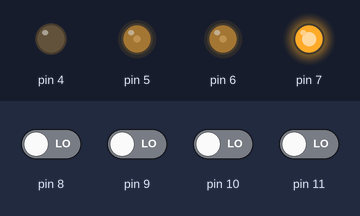
A sketch run on a simulated Arduino Uno, built with avr-gcc and run on an emulated ATmega328P. Shown: output pins drawn as LEDs (lit = HIGH). The test bench sets the inputs (shaded band); at power-on: pin 8–11 LOW. What the sketch prints to the serial monitor is not drawn.

Above: at 1.2 s.
1.3 s: pin 9 driven HIGH
At 1.8 s:
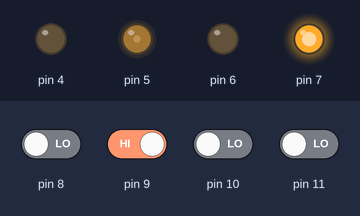
2.8 s: pin 8 driven HIGH
At 4.0 s:
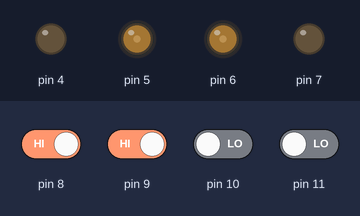
4.3 s: pin 8 driven LOW
At 5.2 s:
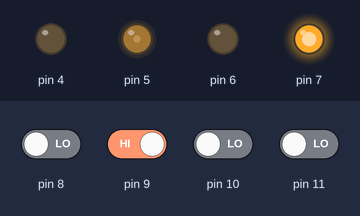
5.8 s: pin 10 driven HIGH
At 7.2 s:
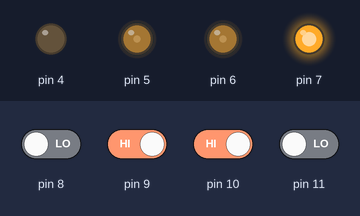
8.8 s: pin 9 driven LOW
At 9.5 s:
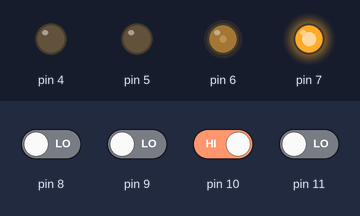
10.3 s: pin 11 driven HIGH
At 11.2 s:
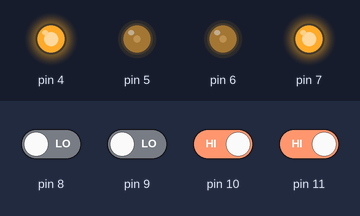
Timing chart, 0 to 12.8 s (numbered marks = the images above; inputs shaded):
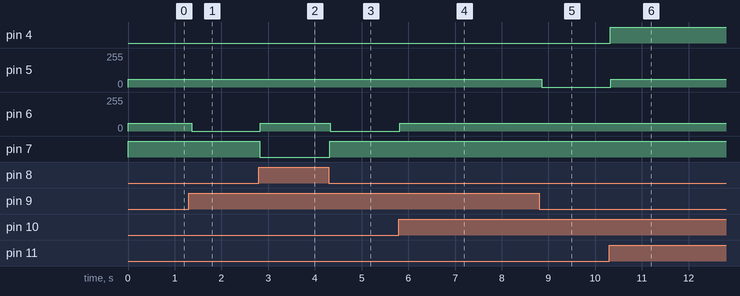

The sketch:

main_programm_improve.ino
```cpp
#include <QTRSensors.h>//初始化QTR库
QTRSensors qtr;
const uint8_t SensorCount = 4;
uint16_t sensorValues[SensorCount];
//备注：电机控制4（方向）,5（转速）高电平，右轮（一号电机）反转（倒车）；电机控制6（转速）,7（方向）高电平，左轮（二号电机）正转（前进）
//自定义变量
//定义：右电机代号1，左电机代号2
int Y = 1;
int Z = 2;
int t = 10; //制动时间(ms)
int max_speed = 60; //最大速度
int yz_IR = 1200; //红外感光器阈值
int jiancha = 10; //系统自检时间
float d = max_speed / (t / jiancha); //每次速度变化幅度
float yz_gm = 50; //光敏电阻触发阈值（电压）
int pin_gm = A0; //光敏接口针脚
int ini_gm = 200;
int zt = 0; //状态数，初始为0（关闭）
int zt_z2 = 0;
int zt_z1 = 0;
int zt_y1 = 0;
int zt_y2 = 0;
int w_r_speed;
int qibu_t = 10;
int qibu_v = 254;
//自定义函数
int zt_change(float v_gm, float yz_gm, int zt) {
  if (v_gm >= yz_gm) { //没有额外照明（电阻大，电压高）
    return zt;
  }
  else { //有额外照明(v_gm<yz_gm)（电阻小，电压低）
    if (zt = 0) {
      return 1;
    } else {
      return 0;
    }
  }
}
void setup() {
  qtr.setTypeRC();
  qtr.setSensorPins((const uint8_t[]) {
    8, 9, 10, 11
  }, SensorCount);
  Serial.begin(9600);
  //左轮针脚
  pinMode(6, OUTPUT);//方向
  pinMode(7, OUTPUT);//转速
  //右轮针脚
  pinMode(4, OUTPUT);//方向
  pinMode(5, OUTPUT);//转速
  //光敏针脚
  pinMode(pin_gm, INPUT);

}

void loop() {
  //  float gm = analogRead(pin_gm); //读取光敏针脚
  //  Serial.print(gm);
  //  Serial.print('\t');
  //  Serial.println();
  //  if (gm >= yz_gm) { //没有额外照明（电阻大，电压高）
  //    zt = zt;
  //  }
  //  else if (gm<yz_gm and ini_gm>yz_gm) { //有额外照明(gm<yz_gm)（电阻小，电压低）
  //    if (zt = 0) {
  //      return 1;
  //    } else {
  //      return 0;
  //    }
  //  }
  //  ini_gm = gm;
  zt = 1;
  switch (zt) {
    case (0): //不动
      delay(jiancha);
      break;
    case 1://动
      qtr.read(sensorValues);
      for (uint8_t i = 0; i < SensorCount; i++)
      {
        Serial.print(sensorValues[i]);
        Serial.print('\t');
      }
      Serial.println();
      if (sensorValues[0] >= yz_IR) {
        zt_z2 = 1;
      } else {
        zt_z2 = 0;
      }
      if (sensorValues[1] >= yz_IR) {
        zt_z1 = 1;
      } else {
        zt_z1 = 0;
      }
      if (sensorValues[2] >= yz_IR) {
        zt_y1 = 1;
      } else {
        zt_y1 = 0;
      }
      if (sensorValues[3] >= yz_IR) {
        zt_y2 = 1;
      } else {
        zt_y2 = 0;
      }
      Serial.print(zt_z2);
      Serial.print('\t');
      Serial.print(zt_z1);
      Serial.print('\t');
      Serial.print(zt_y1);
      Serial.print('\t');
      Serial.print(zt_y2);
      Serial.print('\t');
      Serial.println();
      //检测传感器状态,左2（），左1（），右1（），右2（）
      if (zt_z2 == 0 and zt_z1 == 0 and zt_y1 == 0 and zt_y2 == 0) {
        //左2（0），左1（0），右1（0），右2（0）→前进
        //        digitalWrite(4, LOW);
        //        analogWrite(5, qibu_v);
        //        analogWrite(6, qibu_v);
        //        digitalWrite(7, HIGH);
        //        delay(qibu_t);
        digitalWrite(4, LOW);
        analogWrite(5, max_speed);
        analogWrite(6, max_speed);
        digitalWrite(7, HIGH);
        Serial.print("前进");
        Serial.print('\t');
        Serial.println();
        delay(jiancha);
      }
      else if (zt_z2 == 0 and zt_z1 == 1 and zt_y1 == 0 and zt_y2 == 0) {
        //左2（0），左1（1），右1（0），右2（0）→左轮制动，左转
        digitalWrite(4, LOW);
        analogWrite(5, max_speed);
        digitalWrite(7, HIGH);
        float r_speed = max_speed;
        while (zt_z2 == 0 and zt_z1 == 1 and zt_y1 == 0 and zt_y2 == 0 and r_speed >= 0) {
          qtr.read(sensorValues);
          if (sensorValues[0] >= yz_IR) {
            zt_z2 = 1;
          } else {
            zt_z2 = 0;
          }
          if (sensorValues[1] >= yz_IR) {
            zt_z1 = 1;
          } else {
            zt_z1 = 0;
          }
          if (sensorValues[2] >= yz_IR) {
            zt_y1 = 1;
          } else {
            zt_y1 = 0;
          }
          if (sensorValues[3] >= yz_IR) {
            zt_y2 = 1;
          } else {
            zt_y2 = 0;
          }
          w_r_speed = int(r_speed);
          analogWrite(6, w_r_speed);
          r_speed = r_speed - d;
          delay(jiancha);
        }
        if (r_speed < 0) {
          while (zt_z2 == 0 and zt_z1 == 1 and zt_y1 == 0 and zt_y2 == 0) {
            qtr.read(sensorValues);
            if (sensorValues[0] >= yz_IR) {
              zt_z2 = 1;
            } else {
              zt_z2 = 0;
            }
            if (sensorValues[1] >= yz_IR) {
              zt_z1 = 1;
            } else {
              zt_z1 = 0;
            }
            if (sensorValues[2] >= yz_IR) {
              zt_y1 = 1;
            } else {
              zt_y1 = 0;
            }
            if (sensorValues[3] >= yz_IR) {
              zt_y2 = 1;
            } else {
              zt_y2 = 0;
            }
            analogWrite(6, 0);
            delay(jiancha);
          }
        }
      }
      else if (zt_z2 == 1 and zt_z1 == 1 and zt_y1 == 0 and zt_y2 == 0) {
        //左2（1），左1（1），右1（0），右2（0）→左轮反向转动，原地左转
        digitalWrite(4, LOW);
        analogWrite(5, max_speed);
        digitalWrite(7, LOW);
        float r_speed = 0;
        while (zt_z2 == 1 and zt_z1 == 1 and zt_y1 == 0 and zt_y2 == 0 and r_speed <= max_speed) {
          qtr.read(sensorValues);
          if (sensorValues[0] >= yz_IR) {
            zt_z2 = 1;
          } else {
            zt_z2 = 0;
          }
          if (sensorValues[1] >= yz_IR) {
            zt_z1 = 1;
          } else {
            zt_z1 = 0;
          }
          if (sensorValues[2] >= yz_IR) {
            zt_y1 = 1;
          } else {
            zt_y1 = 0;
          }
          if (sensorValues[3] >= yz_IR) {
            zt_y2 = 1;
          } else {
            zt_y2 = 0;
          }
          w_r_speed = int(r_speed);
          analogWrite(6, w_r_speed);
          r_speed = r_speed + d;
          delay(jiancha);
        }
        if (r_speed > max_speed) {
          while (zt_z2 == 1 and zt_z1 == 1 and zt_y1 == 0 and zt_y2 == 0) {
            qtr.read(sensorValues);
            if (sensorValues[0] >= yz_IR) {
              zt_z2 = 1;
            } else {
              zt_z2 = 0;
            }
            if (sensorValues[1] >= yz_IR) {
              zt_z1 = 1;
            } else {
              zt_z1 = 0;
            }
            if (sensorValues[2] >= yz_IR) {
              zt_y1 = 1;
            } else {
              zt_y1 = 0;
            }
            if (sensorValues[3] >= yz_IR) {
              zt_y2 = 1;
            } else {
              zt_y2 = 0;
            }
            analogWrite(6, max_speed);
            delay(jiancha);
          }
        }
      }
      else if (zt_z2 == 0 and zt_z1 == 0 and zt_y1 == 1 and zt_y2 == 0) {
        //左2（0），左1（0），右1（1），右2（0）→右轮制动，右转
        analogWrite(6, max_speed);
        digitalWrite(7, HIGH);
        digitalWrite(4, LOW);
        float r_speed = max_speed;
        while (zt_z2 == 0 and zt_z1 == 0 and zt_y1 == 1 and zt_y2 == 0 and r_speed >= 0) {
          qtr.read(sensorValues);
          if (sensorValues[0] >= yz_IR) {
            zt_z2 = 1;
          } else {
            zt_z2 = 0;
          }
          if (sensorValues[1] >= yz_IR) {
            zt_z1 = 1;
          } else {
            zt_z1 = 0;
          }
          if (sensorValues[2] >= yz_IR) {
            zt_y1 = 1;
          } else {
            zt_y1 = 0;
          }
          if (sensorValues[3] >= yz_IR) {
            zt_y2 = 1;
          } else {
            zt_y2 = 0;
          }
          w_r_speed = int(r_speed);
          analogWrite(5, w_r_speed);
          r_speed = r_speed - d;
          delay(jiancha);
        }
        if (r_speed < 0) {
          while (zt_z2 == 0 and zt_z1 == 0 and zt_y1 == 1 and zt_y2 == 0) {
            qtr.read(sensorValues);
            if (sensorValues[0] >= yz_IR) {
              zt_z2 = 1;
            } else {
              zt_z2 = 0;
            }
            if (sensorValues[1] >= yz_IR) {
              zt_z1 = 1;
            } else {
              zt_z1 = 0;
            }
            if (sensorValues[2] >= yz_IR) {
              zt_y1 = 1;
            } else {
              zt_y1 = 0;
            }
            if (sensorValues[3] >= yz_IR) {
              zt_y2 = 1;
            } else {
              zt_y2 = 0;
            }
            analogWrite(5, 0);
            delay(jiancha);
          }
        }
      }
      else if (zt_z2 == 0 and zt_z1 == 0 and zt_y1 == 1 and zt_y2 == 1) {
        //左2（0），左1（0），右1（1），右2（1）→右轮反向转动，原地右转
        analogWrite(6, max_speed);
        digitalWrite(7, HIGH);
        digitalWrite(4, HIGH);
        float r_speed = 0;
        while (zt_z2 == 0 and zt_z1 == 0 and zt_y1 == 1 and zt_y2 == 1 and r_speed <= max_speed) {
          qtr.read(sensorValues);
          if (sensorValues[0] >= yz_IR) {
            zt_z2 = 1;
          } else {
            zt_z2 = 0;
          }
          if (sensorValues[1] >= yz_IR) {
            zt_z1 = 1;
          } else {
            zt_z1 = 0;
          }
          if (sensorValues[2] >= yz_IR) {
            zt_y1 = 1;
          } else {
            zt_y1 = 0;
          }
          if (sensorValues[3] >= yz_IR) {
            zt_y2 = 1;
          } else {
            zt_y2 = 0;
          }
          w_r_speed = int(r_speed);
          analogWrite(5, w_r_speed);
          r_speed = r_speed + d;
          delay(jiancha);
        }
        if (r_speed > max_speed) {
          while (zt_z2 == 0 and zt_z1 == 0 and zt_y1 == 1 and zt_y2 == 1) {
            qtr.read(sensorValues);
            if (sensorValues[0] >= yz_IR) {
              zt_z2 = 1;
            } else {
              zt_z2 = 0;
            }
            if (sensorValues[1] >= yz_IR) {
              zt_z1 = 1;
            } else {
              zt_z1 = 0;
            }
            if (sensorValues[2] >= yz_IR) {
              zt_y1 = 1;
            } else {
              zt_y1 = 0;
            }
            if (sensorValues[3] >= yz_IR) {
              zt_y2 = 1;
            } else {
              zt_y2 = 0;
            }
            analogWrite(5, max_speed);
            delay(jiancha);
          }
        }
      } else {
        digitalWrite(4, LOW);
        analogWrite(5, max_speed);
        analogWrite(6, max_speed);
        digitalWrite(7, HIGH);
        delay(jiancha);
      }
      //左2（0），左1（0），右1（0），右2（0）→前进
      //左2（0），左1（1），右1（0），右2（0）→左轮制动，左转
      //左2（1），左1（1），右1（0），右2（0）→左轮反向转动，原地左转
      //左2（0），左1（0），右1（1），右2（0）→右轮制动，右转
      //左2（0），左1（0），右1（1），右2（1）→右轮反向转动，原地右转
      break;
  }
}
```

Measured:
- after the input at 1.3 s, pin 6: 60/255 → 0/255 after 0.07 s
- after the input at 2.8 s, pin 6: 0/255 → 60/255 at once; pin 7: HIGH → LOW at once
- after the input at 4.3 s, pin 6: 60/255 → 0/255 at once; pin 7: LOW → HIGH at once
- after the input at 5.8 s, pin 6: 0/255 → 60/255 at once
- after the input at 8.8 s, pin 5: 60/255 → 0/255 after 0.06 s
- after the input at 10.3 s, pin 4: LOW → HIGH at once; pin 5: 0/255 → 60/255 at once
